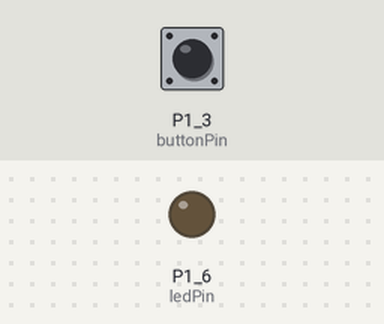
Recording of a sketch running on a simulated TI MSP430 LaunchPad. Shown: output pins drawn as LEDs (lit = HIGH). Inputs (shaded band) come from the test bench; at power-on: P1_3 (buttonPin) HIGH.

Above: at 1.2 s.
1.3 s: P1_3 (buttonPin) pulled LOW for 0.15 s
At 1.37 s:
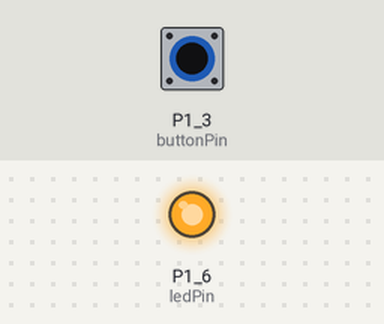
2.9 s: P1_3 (buttonPin) pulled LOW for 3.2 s
At 6.6 s:
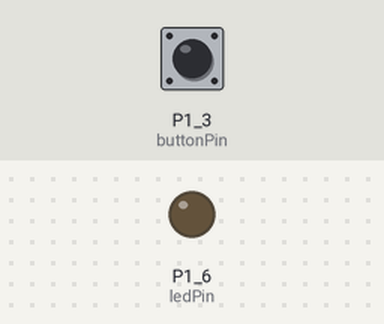
Timing chart, 0 to 8.1 s (numbered marks = the images above; inputs shaded):
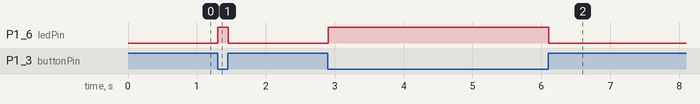

Measured:
- after the input at 1.3 s, P1_6 (ledPin): LOW → HIGH at once, → LOW 0.15 s later
- after the input at 2.9 s, P1_6 (ledPin): LOW → HIGH at once, → LOW 3.2 s later

The sketch:

pressed_for.ino
```cpp
const int buttonPin = PUSH2;    // Button
const int ledPin =  GREEN_LED;  // LED
const int timestep = 25;        // Loop delay

int buttonState = 0;
int buttonPressedFor = 0;  // Таймер времени нажатия кнопки

void setup()
{
  pinMode(ledPin, OUTPUT);
  pinMode(buttonPin, INPUT_PULLUP);
}

void loop()
{
  buttonState = digitalRead(buttonPin);
  if (buttonState == HIGH) {      // Кнопка отжата, следовательно:
    buttonPressedFor = 0;         //   сбрасываем счётчик времени нажатия
    digitalWrite(ledPin, LOW);    //   и выключаем диод
  }
  else {                          // Кнопка нажата, следовательно:
    buttonPressedFor += timestep; //   увеличиваем счётчик времени нажатия
    digitalWrite(ledPin, HIGH);   //   и включаем диод
  }

  if (buttonPressedFor >= 5000) { // Если кнопка была нажата более 5 секунд:
    buttonPressedFor = 0;         //   Сбрасываем счётчик нажатия
    // Здесь вставляем любой код который хотим выполнить
    // Или какие delay нам надо
    // например:
    //   delay(15000);
  }
  delay(timestep);
}
```
